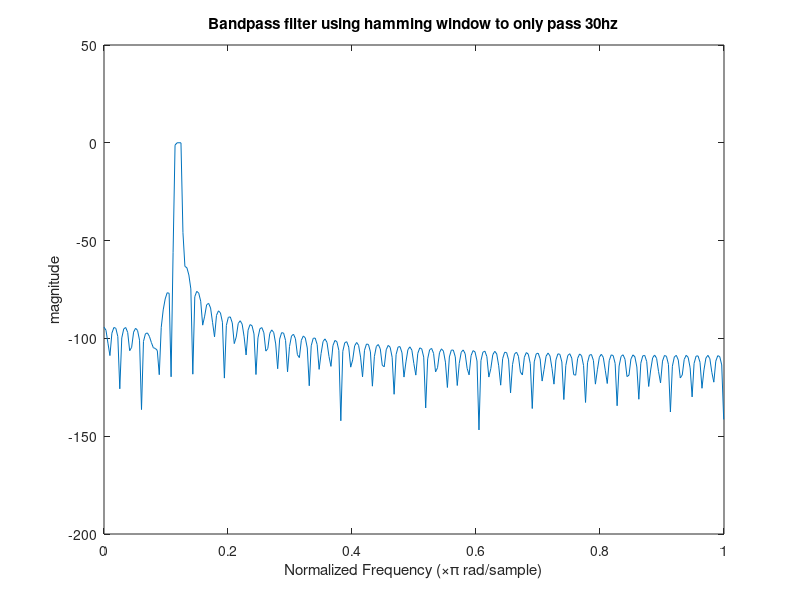
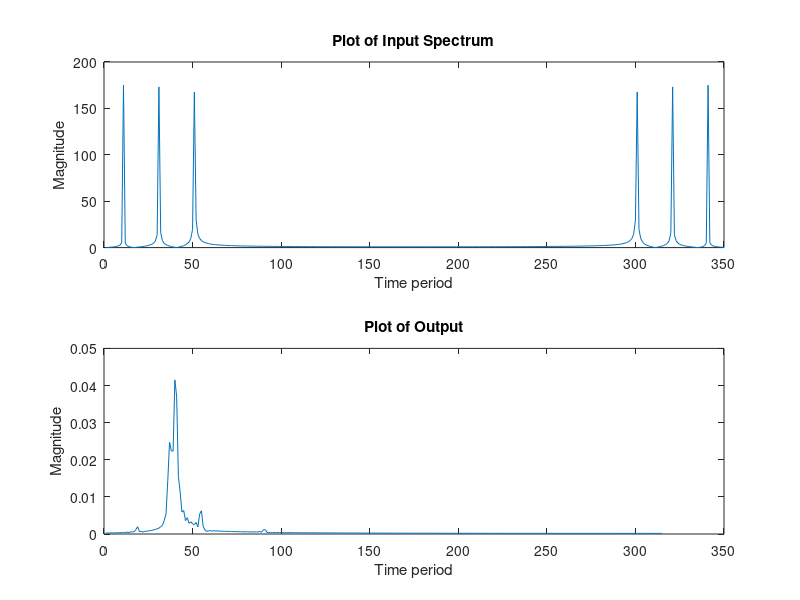

Here is the MATLAB script that generated these plots, in order:
 %d. Plot the spectrum of the input and the filtered signal.
 clc;
clear all;
fs=500;
wlp=2*pi*29/fs;
wls=2*pi*28/fs;
wup=2*pi*31/fs;
wus=2*pi*32/fs;
wlc=wls+(wlp-wls)/2;
wuc=wup+(wus-wup)/2;
k=4;% for hamming window
N=(2*k*pi/(wus-wup));
N1=ceil(N)
bn=fir1(N1,[wlc/pi wuc/pi]);
w=0:0.01:pi;
h=freqz(bn,1,w); %a=1
figure
plot(w/pi,20*log10(abs(h)))
title('Bandpass filter using hamming window to only pass 30hz')
xlabel('Normalized Frequency (\times\pi rad/sample)')
ylabel('magnitude')
 n=linspace(0,1,350)
 y=sin(2*pi*10*n)
 y1=sin(2*pi*30*n)
 y2=sin(2*pi*50*n)
 sig=y+y1+y2
yn = filter(bn,1,sig);
h=freqz(yn,1,w);
figure
plot(w/pi,20*log10(abs(h)))
title('The filtered frequency of 30hz')
xlabel('Normalized Frequency (\times\pi rad/sample)')
ylabel('magnitude')
 subplot(211)
dft=fft(sig)
plot(abs(dft))
title('Plot of Input Spectrum')
xlabel('Time period')
ylabel('Magnitude')
subplot(212)
plot(abs(h))
title('Plot of Output')
xlabel('Time period')
ylabel('Magnitude')

